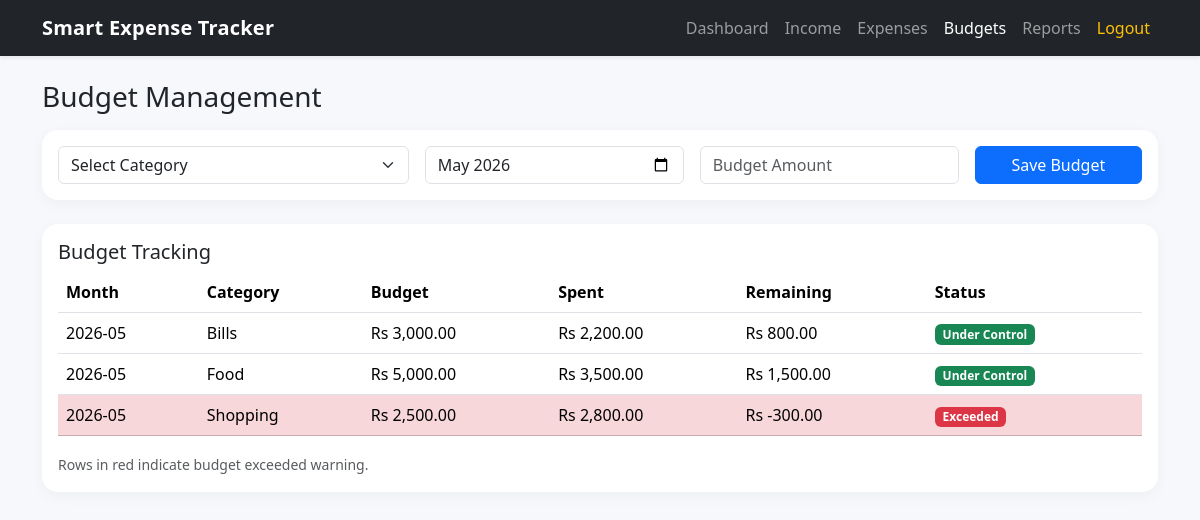
Page /budgets.php (signed in) on the earlier database version.
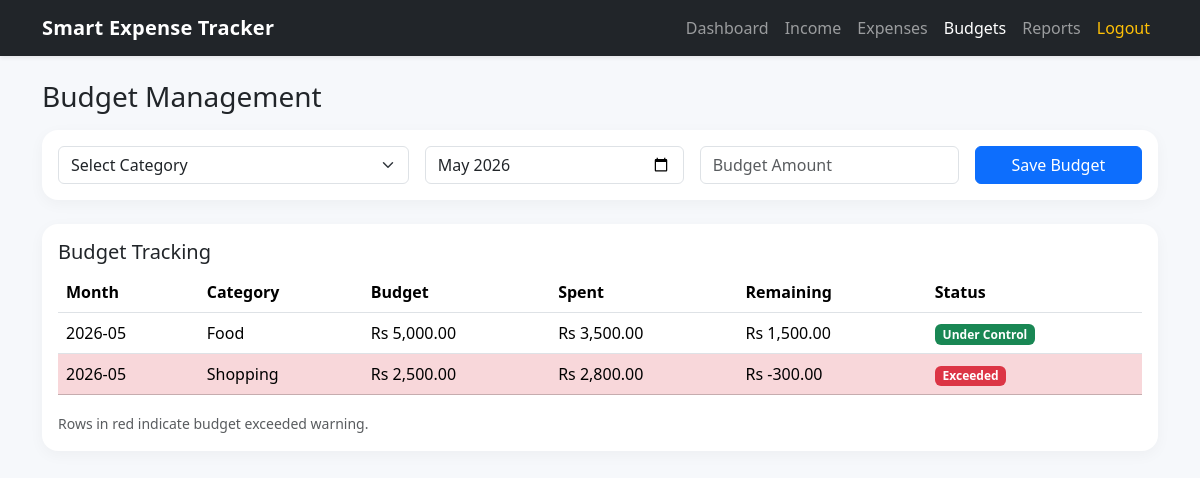
Same page on the later database version.
### tables this page shows
CREATE TABLE budgets (
    id INT AUTO_INCREMENT PRIMARY KEY,
    user_id INT NOT NULL,
    category_id INT NOT NULL,
    month_year CHAR(7) NOT NULL,
    budget_amount DECIMAL(12,2) NOT NULL CHECK (budget_amount >= 0),
    created_at TIMESTAMP DEFAULT CURRENT_TIMESTAMP,
    CONSTRAINT fk_budget_user FOREIGN KEY (user_id) REFERENCES users(id) ON DELETE CASCADE,
    CONSTRAINT fk_budget_category FOREIGN KEY (category_id) REFERENCES categories(id),
    CONSTRAINT uq_budget_user_category_month UNIQUE (user_id, category_id, month_year)
);

CREATE TABLE categories (
    id INT AUTO_INCREMENT PRIMARY KEY,
    name VARCHAR(60) NOT NULL UNIQUE,
    INDEX idx_categories_name (name)
);

### budgets.php (the view, shortened to what this page needs)
<?php
require_once "config/db.php";
$userId = (int) $_SESSION["user_id"];
$currentMonth = date("Y-m");
$budgetRows = $conn->query("
    SELECT b.*, c.name AS category_name,
           COALESCE((SELECT SUM(e.amount) FROM expenses e WHERE e.user_id=b.user_id AND e.category_id=b.category_id AND DATE_FORMAT(e.date,'%Y-%m')=b.month_year),0) AS spent
    FROM budgets b
    JOIN categories c ON c.id=b.category_id
    WHERE b.user_id=$userId
    ORDER BY b.month_year DESC, c.name
");
include "includes/header.php";
?>
<h3 class="mb-3">Budget Management</h3>
<div class="card mb-4">
    <div class="card-body">
        <form method="post" class="row g-3">
            <div class="col-md-4">
                <select name="category_id" class="form-select" required>
                    <option value="">Select Category</option>
                </select>
            </div>
            <div class="col-md-3"><input type="month" name="month_year" class="form-control" value="<?= $currentMonth ?>" required></div>
            <div class="col-md-3"><input type="number" step="0.01" name="amount" class="form-control" placeholder="Budget Amount" required></div>
            <div class="col-md-2 d-grid"><button name="set_budget" class="btn btn-primary">Save Budget</button></div>
        </form>
    </div>
</div>
<div class="card">
    <div class="card-body">
        <h5>Budget Tracking</h5>
        <div class="table-responsive">
            <table class="table">
                <thead><tr><th>Month</th><th>Category</th><th>Budget</th><th>Spent</th><th>Remaining</th><th>Status</th></tr></thead>
                <tbody>
                <?php while ($row = $budgetRows->fetch_assoc()):
                    $remaining = (float) $row["budget_amount"] - (float) $row["spent"];
                    $isExceeded = $remaining < 0;
                ?>
                    <tr class="<?= $isExceeded ? "table-danger" : "" ?>">
                        <td><?= htmlspecialchars($row["month_year"]) ?></td>
                        <td><?= htmlspecialchars($row["category_name"]) ?></td>
                        <td>Rs <?= number_format((float) $row["budget_amount"], 2) ?></td>
                        <td>Rs <?= number_format((float) $row["spent"], 2) ?></td>
                        <td>Rs <?= number_format($remaining, 2) ?></td>
                        <td><?= $isExceeded ? '<span class="badge bg-danger">Exceeded</span>' : '<span class="badge bg-success">Under Control</span>' ?></td>
                    </tr>
                <?php endwhile; ?>
                </tbody>
            </table>
        </div>
        <small class="text-muted">Rows in red indicate budget exceeded warning.</small>
    </div>
</div>
<?php include "includes/footer.php"; ?>

Differences in the rows shown:
no longer on this page (row edited): budgets: month_year "2026-05", category.name "Bills", budget_amount "3,000.00", spent "2,200.00", remaining "800.00", shows "Under Control"
